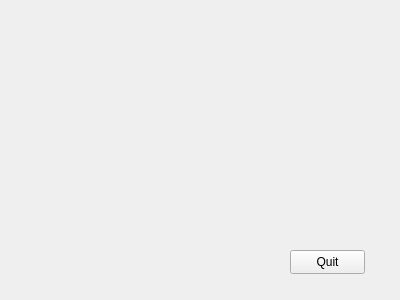
<?xml version="1.0" encoding="UTF-8"?>
<ui version="4.0">
 <class>Form</class>
 <widget class="QWidget" name="Form">
  <property name="geometry">
   <rect>
    <x>0</x>
    <y>0</y>
    <width>400</width>
    <height>300</height>
   </rect>
  </property>
  <property name="windowTitle">
   <string>Form</string>
  </property>
  <widget class="QPushButton" name="quitButton">
   <property name="geometry">
    <rect>
     <x>290</x>
     <y>250</y>
     <width>75</width>
     <height>24</height>
    </rect>
   </property>
   <property name="text">
    <string>Quit</string>
   </property>
  </widget>
 </widget>
 <resources/>
 <connections/>
</ui>
